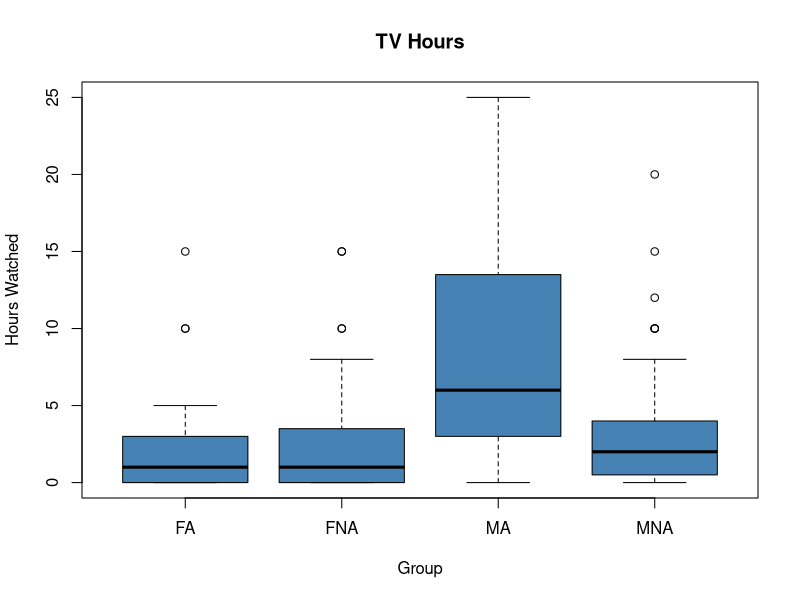
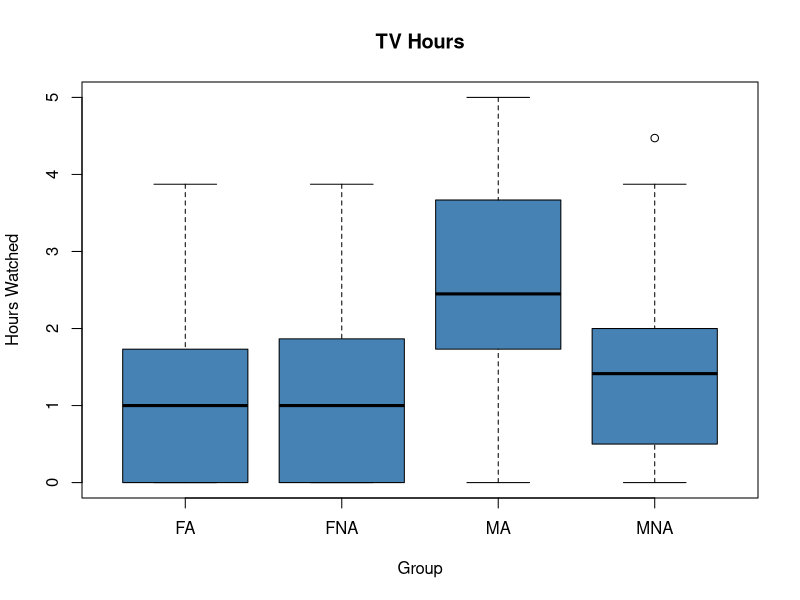

The R source for these figures, in order:
## ---- chunk 1
knitr::opts_chunk$set(echo = TRUE)
## ---- chunk 2
library(tidyverse)
## ---- chunk 3
n1 <- 10
n2 <- 12
n3 <- 14

x1 <- 27
s1 <- 18
x2 <- 21
s2 <- 24
x3 <- 31
s3 <- 20

total_n <- sum(c(n1, n2, n3))

overall_mean <- ((n1*x1) + (n2*x2) + (n3*x3))/(total_n)

overall_mean

SSG <- (n1 * (x1 - overall_mean)^2) + (n2 * (x2 - overall_mean)^2) + (n3 * (x3 - overall_mean)^2)
SSG

SSE <- ((n1 - 1) * s1^2) + ((n2 - 1) * s2^2) + ((n3 - 1) * s3^2)
SSE

df_ssg <- 2
df_sse <- 33
df_sst <- 35

msg <- SSG / df_ssg
mse <- SSE / df_sse

f_stat <- msg/mse

msg
mse
f_stat

## ---- chunk 4
shelf_1 <- c(.03, .07, .13, .44, .39, .13)
shelf_2 <- c(.47, .43, .47, .48, .45, .43)
shelf_3 <- c(.24, .30, .17, .09)

shelf1_mean <- mean(shelf_1)
shelf2_mean <- mean(shelf_2)
shelf3_mean <- mean(shelf_3)

shelf1_sd <- sd(shelf_1)
shelf2_sd <- sd(shelf_2)
shelf3_sd <- sd(shelf_3)

shelf1_n <- length(shelf_1)
shelf2_n <- length(shelf_2)
shelf3_n <- length(shelf_3)

shelf_n <- shelf1_n + shelf2_n + shelf3_n

shelf_mean <- ((shelf1_mean * shelf1_n) + (shelf2_mean * shelf2_n) + (shelf3_mean * shelf3_n)) / shelf_n

shelf_ssg <- (shelf1_n * (shelf1_mean - shelf_mean)^2) + (shelf2_n * (shelf2_mean - shelf_mean)^2) + (shelf3_n * (shelf3_mean - shelf_mean)^2)

shelf_sse <- ((shelf1_n - 1) * shelf1_sd^2) + ((shelf2_n - 1) * shelf2_sd^2) + ((shelf3_n - 1) * shelf3_sd^2)

shelf_ssg
shelf_sse

shelf_pooled_sd <- sqrt(shelf_sse / (shelf_n - 3))


df_shelf <- 2
df_error_shelf <- shelf_n - df_shelf - 1
df_total_shelf <- shelf_n - 1

shelf_msg <- shelf_ssg / df_shelf
shelf_mse <- shelf_sse / df_error_shelf

f_stat_shelf <- shelf_msg / shelf_mse

shelf_msg
shelf_mse
f_stat_shelf

1 - pf(f_stat_shelf, df_shelf, df_error_shelf)

shelf_pooled_sd

## ---- chunk 5
bonds <- c(410, 410, 429, 510, 400, 440, 461, 360, 480, 460, 360, 510, 458)
mcgwire <- c(430, 390, 420, 400, 380, 390, 350, 364, 380, 405, 420, 430, 344)
sosa <- c(410, 390, 398, 410, 360, 360, 430, 415, 370, 417, 375, 404, 404)

bonds_mean <- mean(bonds)
mcgwire_mean <- mean(mcgwire)
sosa_mean <- mean(sosa)
bonds_sd <- sd(bonds)
mcgwire_sd <- sd(mcgwire)
sosa_sd <- sd(sosa)
bonds_n <- length(bonds)
mcgwire_n <- length(mcgwire)
sosa_n <- length(sosa)

baseball_n <- bonds_n + mcgwire_n + sosa_n

df_baseball <- 2
df_error_baseball <- baseball_n - 3
df_baseball_tot <- baseball_n - 1

baseball_mean <- ((bonds_mean * bonds_n) + (mcgwire_mean * mcgwire_n) + (sosa_mean * sosa_n)) / baseball_n

baseball_ssg <- (bonds_n * (bonds_mean - baseball_mean)^2) + (mcgwire_n * (mcgwire_mean - baseball_mean)^2) + (sosa_n * (sosa_mean - baseball_mean)^2)

baseball_sse <- ((bonds_n - 1) * bonds_sd^2) + ((mcgwire_n - 1) * mcgwire_sd^2) + ((sosa_n - 1) * sosa_sd^2)

baseball_msg <- baseball_ssg / df_baseball
baseball_mse <- baseball_sse / df_error_baseball

baseball_msg
baseball_mse

f_stat_baseball <- baseball_msg / baseball_mse
f_stat_baseball

1 - pf(f_stat_baseball, df_baseball, df_error_baseball)

baseball <- data.frame(player = rep(c("Bonds", "McGwire", "Sosa"), each = 13), distance = c(410, 410, 429, 510, 400, 440, 461, 360, 480, 460, 360, 510, 458, 430, 390, 420, 400, 380, 390, 350, 364, 380, 405, 420, 430, 344, 410, 390, 398, 410, 360, 360, 430, 415, 370, 417, 375, 404, 404))

baseball <- as_tibble(baseball)


baseball_aov <- aov(distance ~ player, data = baseball)
summary(baseball_aov)

pairwise.t.test(baseball$distance, baseball$player, p.adjust.method = "bonferroni")


g_baseball <- 3 * (3-1) / 2

alpha_baseball <- 1 - (1 - .06) ^ g_baseball
alpha_star <- .06 / g_baseball
alpha_star_t <- alpha_star / 2

t_stat_baseball <- qt(alpha_star_t, df_error_baseball, lower.tail = FALSE)
t_stat_baseball

bonf_s <- sqrt(baseball_mse)

confint_calc <- t_stat_baseball * bonf_s * sqrt((1/sosa_n) + (1/bonds_n))


mean_bond_mcgwire <- bonds_mean - mcgwire_mean
mean_bond_sosa <- bonds_mean - sosa_mean
mean_mcgwire_sosa <- mcgwire_mean - sosa_mean

mean_bond_mcgwire + confint_calc
mean_bond_mcgwire - confint_calc
mean_bond_sosa + confint_calc
mean_bond_sosa - confint_calc
mean_mcgwire_sosa + confint_calc
mean_mcgwire_sosa - confint_calc

## ---- chunk 6
tv <- read_csv("data/tv watching anova.csv", show_col_types = FALSE)

tv

boxplot(TVhours ~ Group,
        data = tv,
        main = "TV Hours",
        xlab = "Group",
        ylab = "Hours Watched",
        col = "steelblue",
        border = "black")

tv_aov <- aov(TVhours ~ Group, data = tv)
summary(tv_aov)

tv <- 
  tv |>
  mutate(hours_sq = sqrt(TVhours))
  

boxplot(hours_sq ~ Group,
        data = tv,
        main = "TV Hours",
        xlab = "Group",
        ylab = "Hours Watched",
        col = "steelblue",
        border = "black")

tv_aov_adj <- aov(hours_sq ~ Group, data = tv)
summary(tv_aov_adj)

tv_summary <-
  tv |>
  group_by(Group) |>
  summarise(count = n())

tv_summary

alpha_tv <- 1 - (1 - .05) ^ 6
alpha_star_tv <- .05 / 6
alpha_star_tv_t <- alpha_star_tv / 2

t_stat_tv <- qt(alpha_star_tv_t, 193, lower.tail = FALSE)
t_stat_tv

bonf_s_tv <- sqrt(1.229)

confint_calc_tv <- t_stat_tv * bonf_s_tv * sqrt((1/tv_summary$count[4]) + (1/tv_summary$count[2]))
confint_calc_tv

